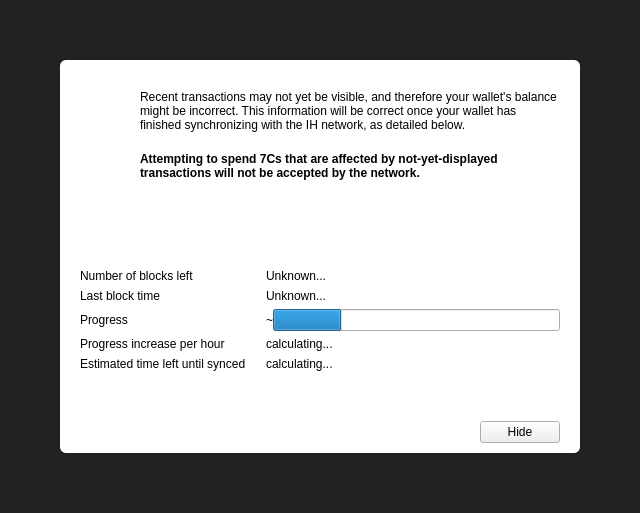
<?xml version="1.0" encoding="UTF-8"?>
<ui version="4.0">
 <class>ModalOverlay</class>
 <widget class="ModalOverlay" name="ModalOverlay">
  <property name="geometry">
   <rect>
    <x>0</x>
    <y>0</y>
    <width>640</width>
    <height>513</height>
   </rect>
  </property>
  <property name="windowTitle">
   <string>Form</string>
  </property>
  <layout class="QVBoxLayout" name="verticalLayout" stretch="0">
   <property name="sizeConstraint">
    <enum>QLayout::SetDefaultConstraint</enum>
   </property>
   <property name="leftMargin">
    <number>0</number>
   </property>
   <property name="topMargin">
    <number>0</number>
   </property>
   <property name="rightMargin">
    <number>0</number>
   </property>
   <property name="bottomMargin">
    <number>0</number>
   </property>
   <item>
    <widget class="QWidget" name="bgWidget" native="true">
     <property name="styleSheet">
      <string notr="true">#bgWidget { background: rgba(0,0,0,220); }</string>
     </property>
     <layout class="QVBoxLayout" name="verticalLayoutMain" stretch="0">
      <property name="leftMargin">
       <number>60</number>
      </property>
      <property name="topMargin">
       <number>60</number>
      </property>
      <property name="rightMargin">
       <number>60</number>
      </property>
      <property name="bottomMargin">
       <number>60</number>
      </property>
      <item>
       <widget class="QWidget" name="contentWidget" native="true">
        <property name="styleSheet">
         <string notr="true">#contentWidget { background: white; border-radius: 6px; }</string>
        </property>
        <layout class="QVBoxLayout" name="verticalLayout_3" stretch="1,0,0">
         <property name="spacing">
          <number>0</number>
         </property>
         <property name="leftMargin">
          <number>20</number>
         </property>
         <property name="topMargin">
          <number>10</number>
         </property>
         <property name="rightMargin">
          <number>20</number>
         </property>
         <property name="bottomMargin">
          <number>10</number>
         </property>
         <item>
          <widget class="QStackedWidget" name="stackedWidget">
           <property name="currentIndex">
            <number>0</number>
           </property>
           <widget class="QWidget" name="page">
            <layout class="QVBoxLayout" name="verticalLayout_2">
             <property name="spacing">
              <number>0</number>
             </property>
             <property name="leftMargin">
              <number>0</number>
             </property>
             <property name="topMargin">
              <number>0</number>
             </property>
             <property name="rightMargin">
              <number>0</number>
             </property>
             <property name="bottomMargin">
              <number>0</number>
             </property>
             <item>
              <layout class="QHBoxLayout" name="horizontalLayoutIconText" stretch="0,1">
               <property name="spacing">
                <number>20</number>
               </property>
               <property name="topMargin">
                <number>20</number>
               </property>
               <item>
                <layout class="QVBoxLayout" name="verticalLayoutIcon">
                 <item>
                  <widget class="QPushButton" name="warningIcon">
                   <property name="enabled">
                    <bool>false</bool>
                   </property>
                   <property name="text">
                    <string/>
                   </property>
                   <property name="icon">
                    <iconset>
                     <normaloff>:/icons/warning</normaloff>
                     <disabledoff>:/icons/warning</disabledoff>:/icons/warning</iconset>
                   </property>
                   <property name="iconSize">
                    <size>
                     <width>48</width>
                     <height>48</height>
                    </size>
                   </property>
                   <property name="flat">
                    <bool>true</bool>
                   </property>
                  </widget>
                 </item>
                 <item>
                  <spacer name="verticalSpacerWarningIcon">
                   <property name="orientation">
                    <enum>Qt::Vertical</enum>
                   </property>
                   <property name="sizeHint" stdset="0">
                    <size>
                     <width>20</width>
                     <height>40</height>
                    </size>
                   </property>
                  </spacer>
                 </item>
                </layout>
               </item>
               <item>
                <layout class="QVBoxLayout" name="verticalLayoutInfoText">
                 <property name="leftMargin">
                  <number>0</number>
                 </property>
                 <property name="topMargin">
                  <number>0</number>
                 </property>
                 <item>
                  <widget class="QLabel" name="infoText">
                   <property name="text">
                    <string>Recent transactions may not yet be visible, and therefore your wallet's balance might be incorrect. This information will be correct once your wallet has finished synchronizing with the IH network, as detailed below.</string>
                   </property>
                   <property name="textFormat">
                    <enum>Qt::RichText</enum>
                   </property>
                   <property name="wordWrap">
                    <bool>true</bool>
                   </property>
                  </widget>
                 </item>
                 <item>
                  <widget class="QLabel" name="infoTextStrong">
                   <property name="font">
                    <font>
                     <weight>75</weight>
                     <bold>true</bold>
                    </font>
                   </property>
                   <property name="text">
                    <string>Attempting to spend 7Cs that are affected by not-yet-displayed transactions will not be accepted by the network.</string>
                   </property>
                   <property name="textFormat">
                    <enum>Qt::RichText</enum>
                   </property>
                   <property name="wordWrap">
                    <bool>true</bool>
                   </property>
                  </widget>
                 </item>
                 <item>
                  <spacer name="verticalSpacerInTextSpace">
                   <property name="orientation">
                    <enum>Qt::Vertical</enum>
                   </property>
                   <property name="sizeHint" stdset="0">
                    <size>
                     <width>20</width>
                     <height>40</height>
                    </size>
                   </property>
                  </spacer>
                 </item>
                </layout>
               </item>
              </layout>
             </item>
             <item>
              <layout class="QFormLayout" name="formLayout">
               <property name="fieldGrowthPolicy">
                <enum>QFormLayout::ExpandingFieldsGrow</enum>
               </property>
               <property name="horizontalSpacing">
                <number>20</number>
               </property>
               <property name="verticalSpacing">
                <number>6</number>
               </property>
               <property name="topMargin">
                <number>10</number>
               </property>
               <item row="0" column="0">
                <widget class="QLabel" name="labelNumberOfBlocksLeft">
                 <property name="font">
                  <font>
                   <weight>50</weight>
                   <bold>false</bold>
                  </font>
                 </property>
                 <property name="text">
                  <string>Number of blocks left</string>
                 </property>
                </widget>
               </item>
               <item row="0" column="1">
                <widget class="QLabel" name="numberOfBlocksLeft">
                 <property name="sizePolicy">
                  <sizepolicy hsizetype="Expanding" vsizetype="Preferred">
                   <horstretch>0</horstretch>
                   <verstretch>0</verstretch>
                  </sizepolicy>
                 </property>
                 <property name="text">
                  <string>Unknown...</string>
                 </property>
                </widget>
               </item>
               <item row="1" column="0">
                <widget class="QLabel" name="labelLastBlockTime">
                 <property name="font">
                  <font>
                   <weight>50</weight>
                   <bold>false</bold>
                  </font>
                 </property>
                 <property name="text">
                  <string>Last block time</string>
                 </property>
                </widget>
               </item>
               <item row="1" column="1">
                <widget class="QLabel" name="newestBlockDate">
                 <property name="sizePolicy">
                  <sizepolicy hsizetype="Expanding" vsizetype="Preferred">
                   <horstretch>0</horstretch>
                   <verstretch>0</verstretch>
                  </sizepolicy>
                 </property>
                 <property name="text">
                  <string>Unknown...</string>
                 </property>
                </widget>
               </item>
               <item row="2" column="0">
                <widget class="QLabel" name="labelSyncDone">
                 <property name="font">
                  <font>
                   <weight>50</weight>
                   <bold>false</bold>
                  </font>
                 </property>
                 <property name="text">
                  <string>Progress</string>
                 </property>
                </widget>
               </item>
               <item row="2" column="1">
                <layout class="QHBoxLayout" name="horizontalLayoutSync" stretch="0,1">
                 <item>
                  <widget class="QLabel" name="percentageProgress">
                   <property name="text">
                    <string notr="true">~</string>
                   </property>
                  </widget>
                 </item>
                 <item>
                  <widget class="QProgressBar" name="progressBar">
                   <property name="value">
                    <number>24</number>
                   </property>
                   <property name="format">
                    <string/>
                   </property>
                  </widget>
                 </item>
                </layout>
               </item>
               <item row="4" column="0">
                <widget class="QLabel" name="labelProgressIncrease">
                 <property name="font">
                  <font>
                   <weight>50</weight>
                   <bold>false</bold>
                  </font>
                 </property>
                 <property name="text">
                  <string>Progress increase per hour</string>
                 </property>
                </widget>
               </item>
               <item row="4" column="1">
                <widget class="QLabel" name="progressIncreasePerH">
                 <property name="sizePolicy">
                  <sizepolicy hsizetype="Expanding" vsizetype="Preferred">
                   <horstretch>0</horstretch>
                   <verstretch>0</verstretch>
                  </sizepolicy>
                 </property>
                 <property name="text">
                  <string>calculating...</string>
                 </property>
                </widget>
               </item>
               <item row="5" column="0">
                <widget class="QLabel" name="labelEstimatedTimeLeft">
                 <property name="font">
                  <font>
                   <weight>50</weight>
                   <bold>false</bold>
                  </font>
                 </property>
                 <property name="text">
                  <string>Estimated time left until synced</string>
                 </property>
                </widget>
               </item>
               <item row="5" column="1">
                <widget class="QLabel" name="expectedTimeLeft">
                 <property name="sizePolicy">
                  <sizepolicy hsizetype="Expanding" vsizetype="Preferred">
                   <horstretch>0</horstretch>
                   <verstretch>0</verstretch>
                  </sizepolicy>
                 </property>
                 <property name="text">
                  <string>calculating...</string>
                 </property>
                </widget>
               </item>
              </layout>
             </item>
            </layout>
           </widget>
           <widget class="QWidget" name="page_2">
            <layout class="QVBoxLayout" name="verticalLayout_4">
             <property name="spacing">
              <number>15</number>
             </property>
             <property name="topMargin">
              <number>40</number>
             </property>
             <property name="bottomMargin">
              <number>40</number>
             </property>
             <item>
              <layout class="QHBoxLayout" name="horizontalLayout_2">
               <item>
                <spacer name="horizontalSpacer_4">
                 <property name="orientation">
                  <enum>Qt::Horizontal</enum>
                 </property>
                 <property name="sizeHint" stdset="0">
                  <size>
                   <width>40</width>
                   <height>20</height>
                  </size>
                 </property>
                </spacer>
               </item>
               <item>
                <widget class="QPushButton" name="warningIconBackup">
                 <property name="enabled">
                  <bool>false</bool>
                 </property>
                 <property name="text">
                  <string/>
                 </property>
                 <property name="icon">
                  <iconset>
                   <normaloff>:/styles/app-icons/message_warning</normaloff>
                   <disabledoff>:/styles/app-icons/message_warning</disabledoff>:/styles/app-icons/message_warning</iconset>
                 </property>
                 <property name="iconSize">
                  <size>
                   <width>120</width>
                   <height>120</height>
                  </size>
                 </property>
                 <property name="flat">
                  <bool>true</bool>
                 </property>
                </widget>
               </item>
               <item>
                <spacer name="horizontalSpacer_5">
                 <property name="orientation">
                  <enum>Qt::Horizontal</enum>
                 </property>
                 <property name="sizeHint" stdset="0">
                  <size>
                   <width>40</width>
                   <height>20</height>
                  </size>
                 </property>
                </spacer>
               </item>
              </layout>
             </item>
             <item>
              <widget class="QLabel" name="labelNote">
               <property name="text">
                <string>IMPORATANT NOTE!</string>
               </property>
               <property name="alignment">
                <set>Qt::AlignCenter</set>
               </property>
              </widget>
             </item>
             <item>
              <widget class="QLabel" name="labelMessage">
               <property name="text">
                <string>Making a backup of your wallet helps ensure you can always maintain access to your funds. Please backup your wallet in order to avoid losing funds.</string>
               </property>
               <property name="alignment">
                <set>Qt::AlignCenter</set>
               </property>
               <property name="wordWrap">
                <bool>true</bool>
               </property>
              </widget>
             </item>
             <item>
              <spacer name="verticalSpacer">
               <property name="orientation">
                <enum>Qt::Vertical</enum>
               </property>
               <property name="sizeType">
                <enum>QSizePolicy::Expanding</enum>
               </property>
               <property name="sizeHint" stdset="0">
                <size>
                 <width>20</width>
                 <height>40</height>
                </size>
               </property>
              </spacer>
             </item>
             <item>
              <layout class="QHBoxLayout" name="horizontalLayout">
               <item>
                <spacer name="horizontalSpacer_2">
                 <property name="orientation">
                  <enum>Qt::Horizontal</enum>
                 </property>
                 <property name="sizeHint" stdset="0">
                  <size>
                   <width>40</width>
                   <height>20</height>
                  </size>
                 </property>
                </spacer>
               </item>
               <item>
                <widget class="QPushButton" name="walletBackupButton">
                 <property name="text">
                  <string>Wallet backup</string>
                 </property>
                </widget>
               </item>
               <item>
                <spacer name="horizontalSpacer_3">
                 <property name="orientation">
                  <enum>Qt::Horizontal</enum>
                 </property>
                 <property name="sizeHint" stdset="0">
                  <size>
                   <width>40</width>
                   <height>20</height>
                  </size>
                 </property>
                </spacer>
               </item>
              </layout>
             </item>
            </layout>
           </widget>
          </widget>
         </item>
         <item>
          <spacer name="verticalSpacerAfterText">
           <property name="orientation">
            <enum>Qt::Vertical</enum>
           </property>
           <property name="sizeHint" stdset="0">
            <size>
             <width>20</width>
             <height>40</height>
            </size>
           </property>
          </spacer>
         </item>
         <item>
          <layout class="QHBoxLayout" name="horizontalLayoutButtons">
           <property name="leftMargin">
            <number>10</number>
           </property>
           <property name="topMargin">
            <number>10</number>
           </property>
           <item>
            <spacer name="horizontalSpacer">
             <property name="orientation">
              <enum>Qt::Horizontal</enum>
             </property>
             <property name="sizeHint" stdset="0">
              <size>
               <width>40</width>
               <height>20</height>
              </size>
             </property>
            </spacer>
           </item>
           <item>
            <widget class="QPushButton" name="closeButton">
             <property name="text">
              <string>Hide</string>
             </property>
            </widget>
           </item>
          </layout>
         </item>
        </layout>
       </widget>
      </item>
     </layout>
    </widget>
   </item>
  </layout>
 </widget>
 <customwidgets>
  <customwidget>
   <class>ModalOverlay</class>
   <extends>QWidget</extends>
   <header>modaloverlay.h</header>
   <container>1</container>
  </customwidget>
 </customwidgets>
 <resources/>
 <connections/>
</ui>
